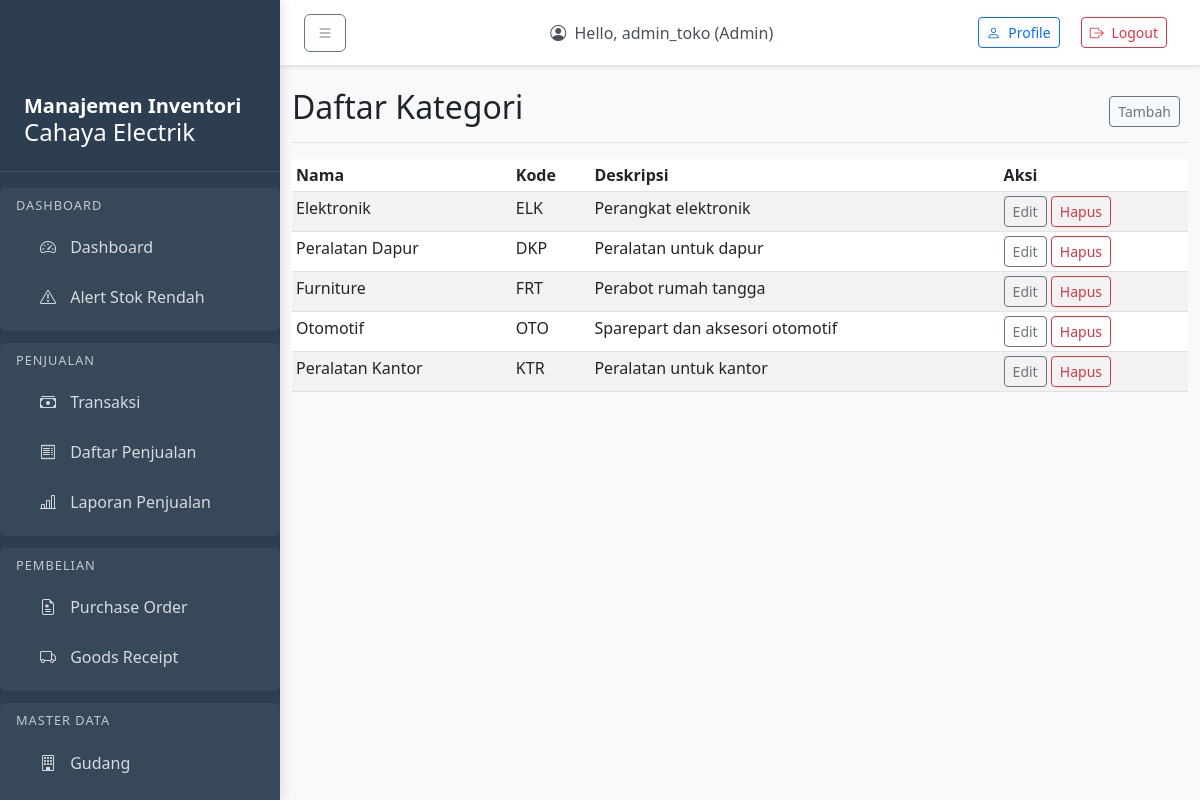
/master/categories/ (signed in), run on the app's committed database.
### accounts/models.py (models this page shows, shortened)
class User(AbstractUser):
    ROLE_CHOICES = [
        ('admin', 'Admin'),
        ('manager', 'Manager'),
        ('warehouse', 'Warehouse'),
        ('cashier', 'Cashier'),
        ('analyst', 'Analyst'),
    ]
    role = models.CharField(max_length=20, choices=ROLE_CHOICES, default='cashier')
    created_at = models.DateTimeField(auto_now_add=True)
    updated_at = models.DateTimeField(auto_now=True)
    groups = models.ManyToManyField(
        'auth.Group',
        related_name='custom_user_set',
        blank=True,
    )
    user_permissions = models.ManyToManyField(
        'auth.Permission',
        related_name='custom_user_set',
        blank=True,
    )

### master/models.py (models this page shows, shortened)
class Category(models.Model):
    name = models.CharField(max_length=100)
    code = models.CharField(max_length=30, unique=True)
    description = models.CharField(max_length=255, blank=True)
    created_at = models.DateTimeField(auto_now_add=True)
    updated_at = models.DateTimeField(auto_now=True)
    class Meta:
        db_table = 'category'

### master/views.py (the view)
# urls.py: path('categories/', views.category_list, name='category_list'),
@login_required
def category_list(request):
    if request.user.role not in ['manager', 'admin']:
        raise PermissionDenied("Anda tidak memiliki akses ke fitur ini.")
    categories = Category.objects.all()
    paginator = Paginator(categories, 10)  # Show 10 categories per page
    page_number = request.GET.get('page')
    page_obj = paginator.get_page(page_number)
    return render(request, 'master/category_list.html', {'page_obj': page_obj})

### templates/master/category_list.html (shortened to what this page needs)
{% extends 'master/base_master.html' %}
{% block master_title %}Daftar Kategori{% endblock %}
{% block add_url %}{% url 'master:category_create' %}{% endblock %}
{% block master_content %}
<div class="table-responsive">
    <table class="table table-striped table-sm">
        <thead>
            <tr>
                <th>Nama</th>
                <th>Kode</th>
                <th>Deskripsi</th>
                <th>Aksi</th>
            </tr>
        </thead>
        <tbody>
            {% for category in page_obj %}
            <tr>
                <td>{{ category.name }}</td>
                <td>{{ category.code }}</td>
                <td>{{ category.description }}</td>
                <td>
                    <a href="{% url 'master:category_update' category.pk %}" class="btn btn-sm btn-outline-secondary">Edit</a>
                    <a href="{% url 'master:category_delete' category.pk %}" class="btn btn-sm btn-outline-danger">Hapus</a>
                </td>
            </tr>
            {% empty %}
            <tr>
                <td colspan="4">Tidak ada kategori</td>
            </tr>
            {% endfor %}
        </tbody>
    </table>
</div>
{% endblock %}

### templates/base.html (shortened to what this page needs)
<!DOCTYPE html>
<html lang="en">
<head>
    <link href="https://cdn.jsdelivr.net/npm/bootstrap@5.3.0-alpha1/dist/css/bootstrap.min.css" rel="stylesheet">
    <link rel="stylesheet" href="https://cdn.jsdelivr.net/npm/bootstrap-icons@1.10.0/font/bootstrap-icons.css">
</head>
<body>
    <div class="sidebar" id="sidebar">
        <div class="sidebar-header">
            <h5></i>Manajemen Inventori</h5>
            <h4></i>Cahaya Electrik</h4>
        </div>
        {% if user.is_authenticated %}
        {% if user.role == 'warehouse' or user.role == 'manager' or user.role == 'admin' %}
            <div class="menu-section">
                <div class="menu-section-title">Dashboard</div>
                <a href="{% url 'summary:dashboard' %}" class="nav-link {% if request.resolver_match.url_name == 'dashboard' %}active{% endif %}">
                    <i class="bi bi-speedometer2"></i> Dashboard
                </a>
                <a href="{% url 'inventory:low_stock_alerts' %}" class="nav-link  {% if 'low_stock' in request.resolver_match.url_name %}active{% endif %}">
                    <i class="bi bi-exclamation-triangle"></i> Alert Stok Rendah
                </a>
            </div>
        {% endif %}
        {% if user.role == 'cashier' or user.role == 'manager' or user.role == 'admin' %}
            <div class="menu-section">
                <div class="menu-section-title">Penjualan</div>
                <a href="{% url 'sales:pos' %}" class="nav-link {% if 'pos' in request.resolver_match.url_name %}active{% endif %}">
                    <i class="bi bi-cash-stack"></i> Transaksi
                </a>
                <a href="{% url 'sales:sale_list' %}" class="nav-link {% if 'sale_list' in request.resolver_match.url_name %}active{% endif %}">
                    <i class="bi bi-receipt"></i> Daftar Penjualan
                </a>
                {% if user.role == 'manager' or user.role == 'admin' %}
                <a href="{% url 'sales:sale_report' %}" class="nav-link {% if 'sale_report' in request.resolver_match.url_name %}active{% endif %}">
                    <i class="bi bi-bar-chart-line"></i> Laporan Penjualan
                </a>
                {% endif %}
            </div>
        {% endif %}
        {% if user.role == 'manager' or user.role == 'admin' %}
            <div class="menu-section">
                <div class="menu-section-title">Pembelian</div>
                <a href="{% url 'purchases:purchase_order_list' %}" class="nav-link {% if 'purchase_order' in request.resolver_match.url_name %}active{% endif %}">
                    <i class="bi bi-file-earmark-medical"></i> Purchase Order
                </a>
                <a href="{% url 'purchases:goods_receipt_list' %}" class="nav-link {% if 'goods_receipt' in request.resolver_match.url_name %}active{% endif %}">
                    <i class="bi bi-truck"></i> Goods Receipt
                </a>
            </div>
        {% endif %}
        {% if user.role == 'manager' or user.role == 'admin' %}
            <div class="menu-section">
                <div class="menu-section-title">Master Data</div>
                <a href="{% url 'inventory:warehouse_list' %}" class="nav-link {% if 'warehouse' in request.resolver_match.url_name %}active{% endif %}">
                    <i class="bi bi-building"></i> Gudang
                </a>
                <a href="{% url 'inventory:stock_list' %}" class="nav-link {% if 'stock' in request.resolver_match.url_name %}active{% endif %}">
                </a>
            </div>
        {% endif %}
        {% endif %}
    </div>
    <nav class="top-navbar">
        <div class="d-flex justify-content-between align-items-center">
            <button class="btn btn-outline-secondary me-3" id="sidebarToggle">
                <i class="bi bi-list"></i>
            </button>
            <div class="navbar-text text-dark me-3">
                <i class="bi bi-person-circle me-1"></i>
                Hello, {{ user.username }} ({{ user.get_role_display }})
            </div>
            <div>
                <a class="btn btn-outline-primary btn-sm me-2" href="{% url 'accounts:profile' %}">
                    <i class="bi bi-person me-1"></i> Profile
                </a>
                <a class="btn  btn-sm">
                    <form action="{% url 'accounts:logout' %}" method="post">
                        <button  class="btn btn-outline-danger btn-sm" type="submit">
                            <i class="bi bi-box-arrow-right me-1"></i> Logout
                        </button>
                    </form>
                </a>
            </div>
        </div>
    </nav>
    <div class="main-content">
        <div class="container-fluid mt-5 pt-4">
            <div class="row">
                <div class="col-12">
                    {% block content %}
                    {% endblock %}
                </div>
            </div>
        </div>
    </div>
</body>
</html>

### templates/base.html (style rules this page uses)
body { overflow-x: hidden; background-color: #f8f9fa; }
.sidebar { width: 280px; min-width: 280px; position: fixed; top: 0; left: 0; height: 100vh; z-index: 100; padding-top: 70px; background-color: #2c3e50; color: white; transition: all 0.3s; box-shadow: 3px 0 10px rgba(0,0,0,0.1); overflow-y: auto; }
.sidebar .nav-link { color: rgba(255, 255, 255, 0.8); padding: 0.75rem 1.5rem; margin: 0.125rem 0; border-radius: 0.375rem; transition: all 0.2s; }
.sidebar .nav-link i { margin-right: 10px; width: 20px; text-align: center; }
.main-content { margin-left: 280px; padding: 0; }
.top-navbar { position: fixed; top: 0; left: 280px; right: 0; z-index: 90; background-color: white; padding: 0.75rem 1.5rem; box-shadow: 0 2px 4px rgba(0,0,0,0.1); }
.top-navbar .navbar-text { color: #495057 !important; }
.sidebar-header { padding: 1.5rem 1.5rem 1rem; border-bottom: 1px solid rgba(255,255,255,0.1); margin-bottom: 1rem; }
.sidebar-header h5 { margin: 0; font-weight: 600; }
.menu-section { padding: 0.5rem 1rem; margin: 0.75rem 0; border-radius: 0.375rem; background-color: rgba(255,255,255,0.05); }
.menu-section-title { font-size: 0.8rem; text-transform: uppercase; letter-spacing: 1px; margin-bottom: 0.5rem; color: rgba(255,255,255,0.7); }

### data on the page
User: username "admin_toko", role "Admin"
Category: name "Elektronik", code "ELK", description "Perangkat elektronik"
Category: name "Peralatan Dapur", code "DKP", description "Peralatan untuk dapur"
Category: name "Furniture", code "FRT", description "Perabot rumah tangga"
Category: name "Otomotif", code "OTO", description "Sparepart dan aksesori otomotif"
Category: name "Peralatan Kantor", code "KTR", description "Peralatan untuk kantor"
